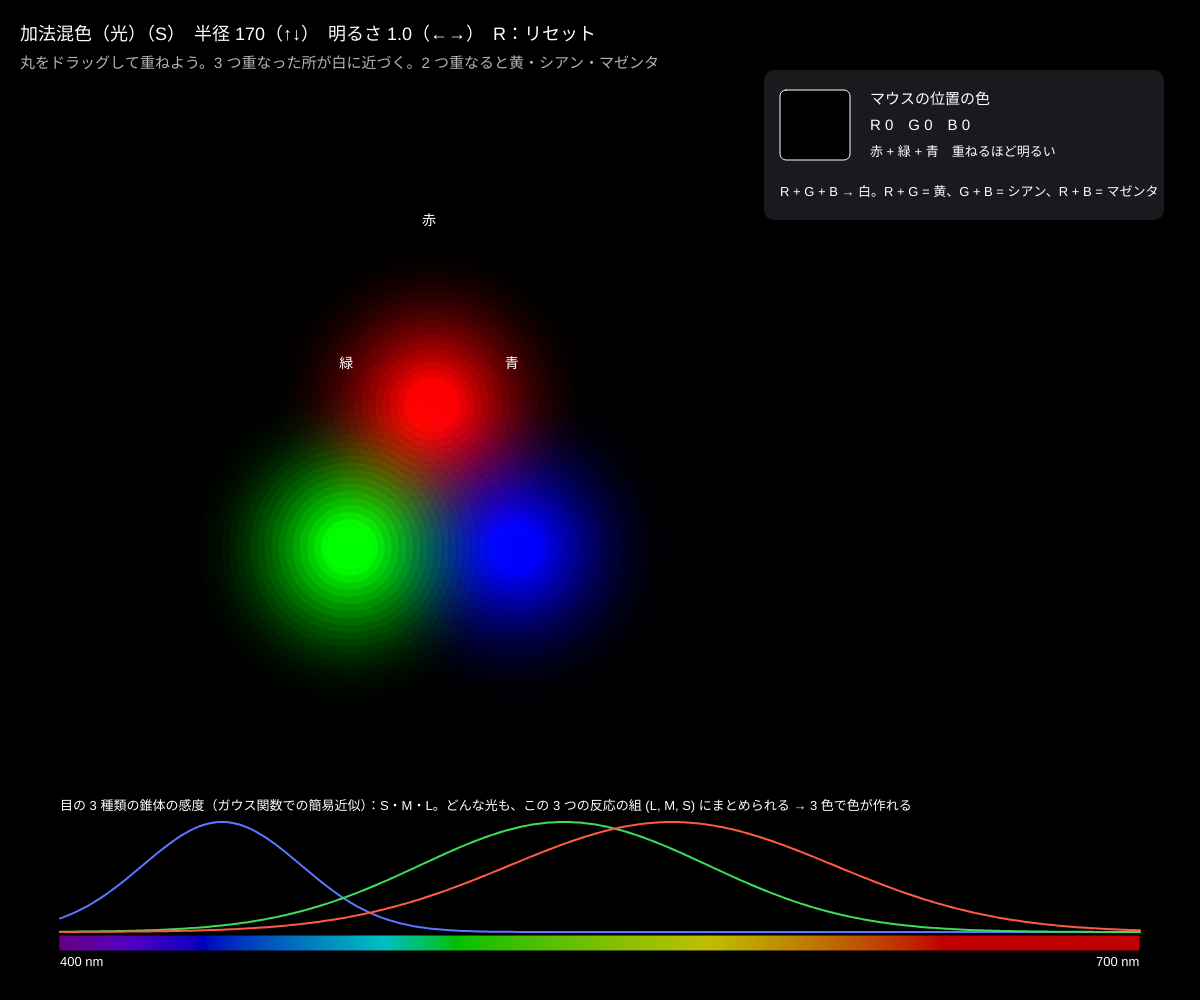
Frame 1 (no input)
Frame 60 (no input): identical to frame 1, image omitted
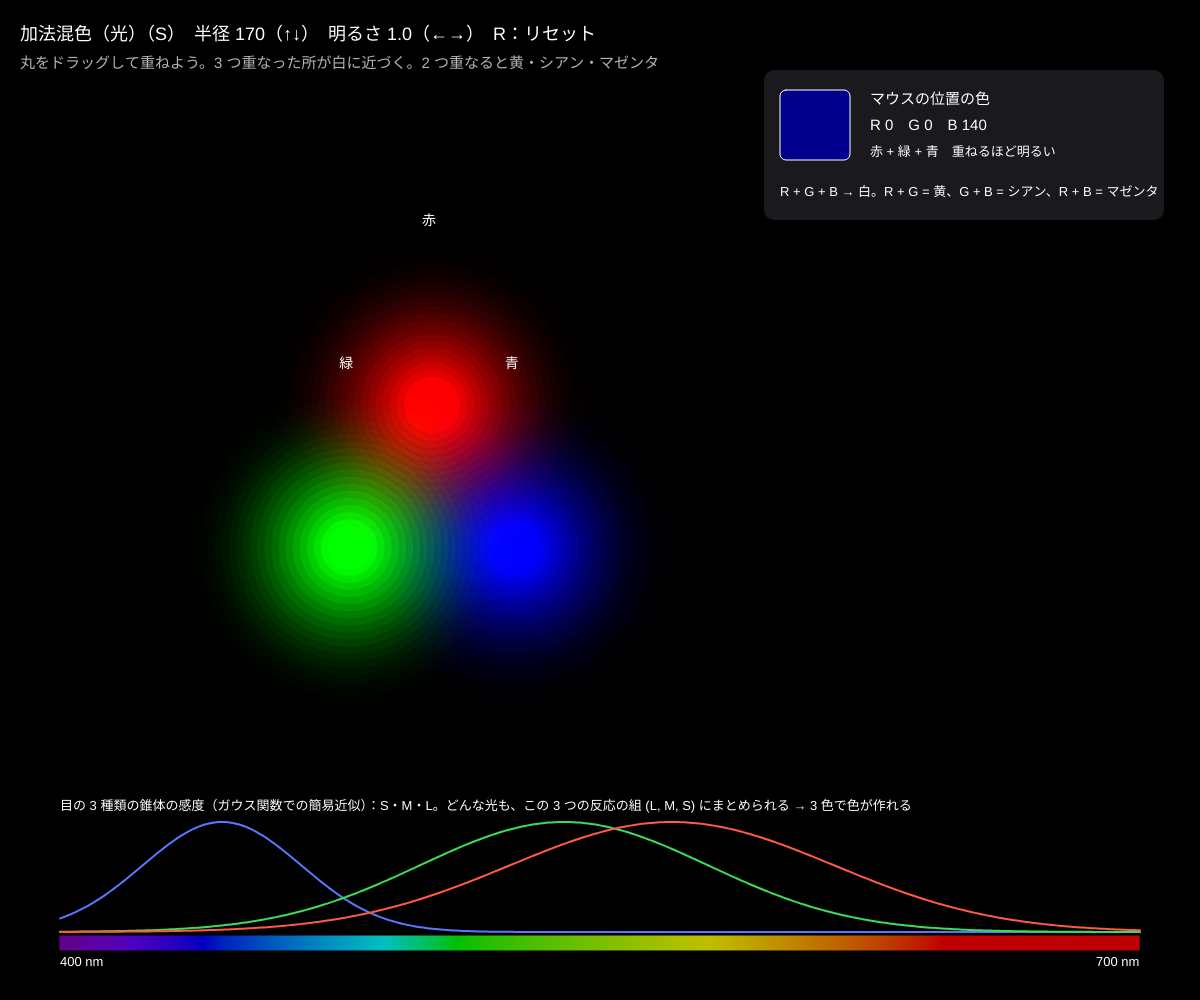
Frame 120 (the mouse pressed at the canvas centre since frame 60)

The p5.js sketch that drew these frames (run headless with seeded random() and noise() and a simulated clock; from frame 60 on, the mouse is pressed at the canvas centre):

// p5.js sketch
// ── sketch.js
// ============================================
// 12 加法混色と減法混色
// 光を足す（加法混色）：赤 + 緑 + 青 のスポットライトが重なると白に近づく（ディスプレイ）
// 色を引く（減法混色）：シアン・マゼンタ・イエローのフィルタを重ねると黒に近づく（印刷・絵の具）
//   目には 3 種類の錐体（L・M・S）しかない。だから 3 色で「ほぼすべての色」が作れる
// スポット / フィルタをドラッグ / S = 加法 ⇄ 減法 / ↑↓ = 大きさ / ←→ = 明るさ / R = リセット
// ============================================

let subtractive = false;
let radius = 170;          // ★ スポットの半径
let bright = 1.0;          // ★ 明るさ（0.2〜1）
let spots = [];
let dragging = null;

function setup() {
  createCanvas(windowWidth, windowHeight);
  resetSpots();
}
function resetSpots() {
  let cx = width * 0.36, cy = height * 0.5, r = 95;
  spots = [
    { x: cx, y: cy - r, rgb: [255, 0, 0], cmy: [0, 255, 255], name: ['赤', 'シアン'] },
    { x: cx - r * 0.87, y: cy + r * 0.5, rgb: [0, 255, 0], cmy: [255, 0, 255], name: ['緑', 'マゼンタ'] },
    { x: cx + r * 0.87, y: cy + r * 0.5, rgb: [0, 0, 255], cmy: [255, 255, 0], name: ['青', 'イエロー'] },
  ];
}

// 点 (x, y) でのスポットの強さ（中心 1 → 縁 0 のなめらかな山）
function falloff(s, x, y) {
  let d = Math.hypot(x - s.x, y - s.y) / radius;
  return d >= 1 ? 0 : Math.pow(1 - d * d, 1.5);
}

function draw() {
  background(subtractive ? 255 : 0);
  // ★ 重ね方：加法 = 足す（ADD）、減法 = かけ算（MULTIPLY）
  blendMode(subtractive ? MULTIPLY : ADD);
  noStroke();
  let rings = 24;
  for (let s of spots) {
    for (let k = rings; k >= 1; k--) {
      let rr = radius * k / rings;
      let w = Math.pow(1 - (rr / radius) ** 2, 1.5) * bright;            // この半径での強さ
      if (subtractive) {
        // フィルタ：白 (255) から色を w の分だけ引く → 重ねると暗くなる
        let c = s.cmy; fill(255 - (255 - c[0]) * w / rings * 2.2, 255 - (255 - c[1]) * w / rings * 2.2, 255 - (255 - c[2]) * w / rings * 2.2);
      } else {
        let c = s.rgb; fill(c[0] * w / rings * 2.2, c[1] * w / rings * 2.2, c[2] * w / rings * 2.2);
      }
      circle(s.x, s.y, rr * 2);
    }
  }
  blendMode(BLEND);
  // 名前
  for (let s of spots) { fill(subtractive ? 0 : 255); textSize(14); text(s.name[subtractive ? 1 : 0], s.x - 10, s.y - radius - 10); }

  // マウスの位置の色を計算して表示（式で）
  let mx = mouseX, my = mouseY, ws = spots.map((s) => falloff(s, mx, my) * bright);
  let col;
  if (subtractive) col = [0, 1, 2].map((i) => 255 * spots.reduce((p, s, k) => p * (1 - (1 - s.cmy[i] / 255) * ws[k]), 1));
  else col = [0, 1, 2].map((i) => Math.min(255, spots.reduce((p, s, k) => p + s.rgb[i] * ws[k], 0)));
  let fg = subtractive ? 0 : 255, bgp = subtractive ? [235, 235, 235] : [25, 25, 30];
  let px = width - 420, py = 100;
  fill(bgp[0], bgp[1], bgp[2]); rect(px - 16, py - 30, 400, 150, 10);
  fill(col[0], col[1], col[2]); stroke(fg); strokeWeight(1); rect(px, py - 10, 70, 70, 6);
  noStroke(); fill(fg); textSize(15);
  text('マウスの位置の色', px + 90, py + 4);
  text('R ' + Math.round(col[0]) + '　G ' + Math.round(col[1]) + '　B ' + Math.round(col[2]), px + 90, py + 30);
  textSize(13); fill(fg);
  text(subtractive ? '白 × (1 − 吸収₁) × (1 − 吸収₂) × …　重ねるほど暗い' : '赤 + 緑 + 青　重ねるほど明るい', px + 90, py + 56);
  text(subtractive ? 'C + M + Y → 黒（理論）。印刷では K（黒）を足す CMYK' : 'R + G + B → 白。R + G = 黄、G + B = シアン、R + B = マゼンタ', px, py + 96);

  // 下：スペクトルと錐体の感度（簡易近似）
  let gx = 60, gw = width - 120, gy = height - 50, gh = 110;
  for (let x = 0; x < gw; x++) { let nm = 400 + x / gw * 300; let c = wavelengthToRGB(nm); stroke(c[0], c[1], c[2]); line(gx + x, gy - 14, gx + x, gy); }
  noFill(); strokeWeight(2);
  let cones = [{ peak: 445, sd: 22, c: [90, 120, 255], nm: 'S（青）' }, { peak: 540, sd: 40, c: [60, 220, 90], nm: 'M（緑）' }, { peak: 570, sd: 45, c: [255, 90, 70], nm: 'L（赤）' }];
  for (let k of cones) {
    stroke(k.c[0], k.c[1], k.c[2]);
    beginShape();
    for (let x = 0; x <= gw; x += 3) { let nm = 400 + x / gw * 300; vertex(gx + x, gy - 18 - Math.exp(-((nm - k.peak) ** 2) / (2 * k.sd * k.sd)) * gh); }
    endShape();
  }
  noStroke(); fill(fg); textSize(13);
  text('400 nm', gx, gy + 16); text('700 nm', gx + gw - 44, gy + 16);
  text('目の 3 種類の錐体の感度（ガウス関数での簡易近似）：S・M・L。どんな光も、この 3 つの反応の組 (L, M, S) にまとめられる → 3 色で色が作れる', gx, gy - gh - 30);
  fill(fg); textSize(18);
  text((subtractive ? '減法混色（フィルタ・絵の具）' : '加法混色（光）') + '（S）　半径 ' + radius + '（↑↓）　明るさ ' + nf(bright, 1, 1) + '（←→）　R：リセット', 20, 40);
  fill(subtractive ? 80 : 180); textSize(15);
  text('丸をドラッグして重ねよう。' + (subtractive ? '3 枚重なった所が黒に近づく' : '3 つ重なった所が白に近づく。2 つ重なると黄・シアン・マゼンタ'), 20, 68);
}

function mousePressed() { for (let s of spots) if (Math.hypot(mouseX - s.x, mouseY - s.y) < radius * 0.6) dragging = s; }
function mouseDragged() { if (dragging) { dragging.x = mouseX; dragging.y = mouseY; } }
function mouseReleased() { dragging = null; }
function keyPressed() {
  if (key === 's' || key === 'S') subtractive = !subtractive;
  if (key === UP_ARROW) radius = Math.min(320, radius + 10);
  if (key === DOWN_ARROW) radius = Math.max(60, radius - 10);
  if (key === RIGHT_ARROW) bright = Math.min(1, bright + 0.1);
  if (key === LEFT_ARROW) bright = Math.max(0.2, bright - 0.1);
  if (key === 'r' || key === 'R') { resetSpots(); radius = 170; bright = 1; }
}

// ---------- やってみよう ----------
// 1. 赤と緑だけ重ねると黄色。でもスペクトルの「黄色の光（580 nm）」は入っていない。目には区別できない（条件等色）
// 2. 減法混色（S）でシアンとイエローを重ねると緑。絵の具の「青 + 黄 = 緑」はこれ
// 3. 4 つ目のスポット（白や黄）を spots に足してみよう
// 4. 錐体の感度のピークを動かすと「色覚の違い」のモデルになる。L と M が近いとどうなる？

// ==================================================
// ここから下は「色の道具」（波長 nm → RGB の近似）
// ==================================================
function wavelengthToRGB(nm) {
  nm = Math.max(380, Math.min(780, nm));
  let r = 0, g = 0, b = 0;
  if (nm < 440) { r = -(nm - 440) / 60; b = 1; }
  else if (nm < 490) { g = (nm - 440) / 50; b = 1; }
  else if (nm < 510) { g = 1; b = -(nm - 510) / 20; }
  else if (nm < 580) { r = (nm - 510) / 70; g = 1; }
  else if (nm < 645) { r = 1; g = -(nm - 645) / 65; }
  else r = 1;
  let f = 1;
  if (nm < 420) f = 0.3 + 0.7 * (nm - 380) / 40;
  else if (nm > 700) f = 0.3 + 0.7 * (780 - nm) / 80;
  return [255 * Math.pow(r * f, 0.8), 255 * Math.pow(g * f, 0.8), 255 * Math.pow(b * f, 0.8)];
}
